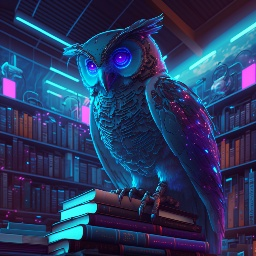
#> input picture Trabajos/Vision artificial/Tarea 3/imagen1.jpg, 256 x 256 px, found by its file name
$ python P1.py
#> lines starting #> are read from the running program, lines starting #| are printed output that depends on the picture; after the words box and inside, x2 and y2 are one past the last pixel; in counts of white or black regions, pixels touching at a corner belong together
### Trabajos/Vision artificial/Tarea 3/Funciones/clear.py
#Importa librerias
import os
def clear():
    #Limpia la consola
    os.system("cls" if os.name == "nt" else "clear")

### Trabajos/Vision artificial/Tarea 3/P1.py
#Importa librerias
import cv2
import numpy as np
import os
from Funciones.clear import clear

#Limpia la consola
clear()
#######Comparacion Metodo Otsu#######

#Carga la imagen en escala de grises
img1 = cv2.imread(os.path.dirname(__file__) + "./imagen1.jpg", 0)
#> img1: shape (256, 256); min 2, max 230, mean 56.2
img2 = cv2.imread(os.path.dirname(__file__) + "./imagen2.jpg", 0)
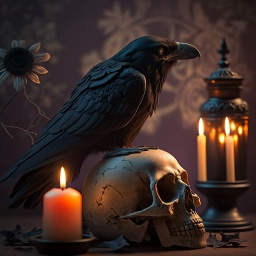
#> input picture Trabajos/Vision artificial/Tarea 3/imagen2.jpg, 256 x 256 px, found by its file name
#> img2: shape (256, 256); min 0, max 255, mean 47.3
img3 = cv2.imread(os.path.dirname(__file__) + "./Codigo de ayuda/papagayo.jpg", 0)
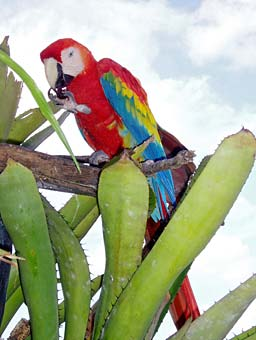
#> input picture Trabajos/Vision artificial/Tarea 3/Codigo de ayuda/papagayo.jpg, 256 x 340 px, found by its file name
#> img3: shape (340, 256); min 0, max 255, mean 165.1
img4 = cv2.imread(os.path.dirname(__file__) + "./Codigo de ayuda/objetos.jpg", 0)
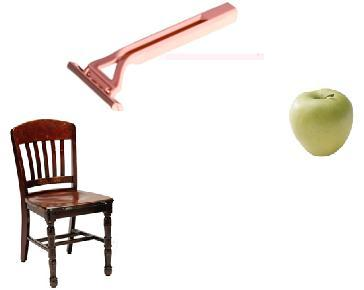
#> input picture Trabajos/Vision artificial/Tarea 3/Codigo de ayuda/objetos.jpg, 364 x 290 px, found by its file name
#> img4: shape (290, 364); min 0, max 255, mean 235.1
img5 = cv2.imread(os.path.dirname(__file__) + "./Codigo de ayuda/Star.jpg", 0)
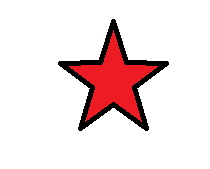
#> input picture Trabajos/Vision artificial/Tarea 3/Codigo de ayuda/Star.jpg, 210 x 169 px, found by its file name
#> img5: shape (169, 210); min 0, max 255, mean 227.4

#Aplica umbralización global utilizando el método de Otsu
_, thresholded_image1 = cv2.threshold(img1, 0, 255, cv2.THRESH_BINARY + cv2.THRESH_OTSU)
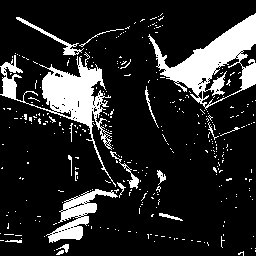
#> thresholded_image1: shape (256, 256); 15.8% white; 333 white regions (316 under 20 px), largest, box (x1, y1, x2, y2) and area: (148, 13, 256, 110) 3695, (0, 52, 116, 187) 3416, (46, 189, 118, 243) 1273
_, thresholded_image2 = cv2.threshold(img2, 0, 255, cv2.THRESH_BINARY + cv2.THRESH_OTSU)
#> thresholded_image2: shape (256, 256); 15.9% white; 107 white regions (79 under 20 px), largest, box (x1, y1, x2, y2) and area: (140, 49, 221, 182) 3344, (91, 147, 201, 216) 2036, (44, 166, 82, 230) 1331
_, thresholded_image3 = cv2.threshold(img3, 0, 255, cv2.THRESH_BINARY + cv2.THRESH_OTSU)
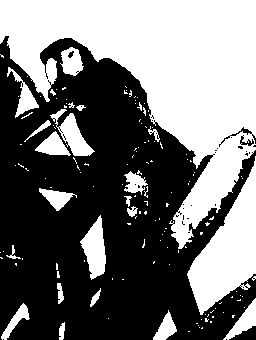
#> thresholded_image3: shape (340, 256); 44.9% white; 143 white regions (120 under 20 px), largest, box (x1, y1, x2, y2) and area: (0, 0, 256, 249) 27746, (187, 156, 256, 315) 5089, (80, 215, 106, 280) 972
_, thresholded_image4 = cv2.threshold(img4, 0, 255, cv2.THRESH_BINARY + cv2.THRESH_OTSU)
#> thresholded_image4: shape (290, 364); 89.5% white; 4 black regions, box (x1, y1, x2, y2) and area: (10, 119, 114, 288) 7120, (302, 92, 353, 156) 2057, (67, 3, 234, 108) 1851, (309, 94, 334, 99) 82
_, thresholded_image5 = cv2.threshold(img5, 0, 255, cv2.THRESH_BINARY + cv2.THRESH_OTSU)
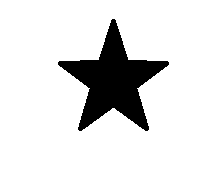
#> thresholded_image5: shape (169, 210); 86.3% white; 1 black region, box (x1, y1, x2, y2) and area: (58, 19, 169, 131) 4855

#Muestra la imagen original y la imagen umbralizada
cv2.imshow("Original 1 vs. Thresholded", thresholded_image1)
cv2.imshow("Original 2 vs. Thresholded", thresholded_image2)
cv2.imshow("Original 3 vs. Thresholded", thresholded_image3)
cv2.imshow("Original 4 vs. Thresholded", thresholded_image4)
cv2.imshow("Original 5 vs. Thresholded", thresholded_image5)
cv2.imwrite("otsu1.jpg", thresholded_image1)
cv2.imwrite("otsu2.jpg", thresholded_image2)
cv2.imwrite("otsu3.jpg", thresholded_image3)
cv2.imwrite("otsu4.jpg", thresholded_image4)
cv2.imwrite("otsu5.jpg", thresholded_image5)

cv2.waitKey(0)
cv2.destroyAllWindows()
